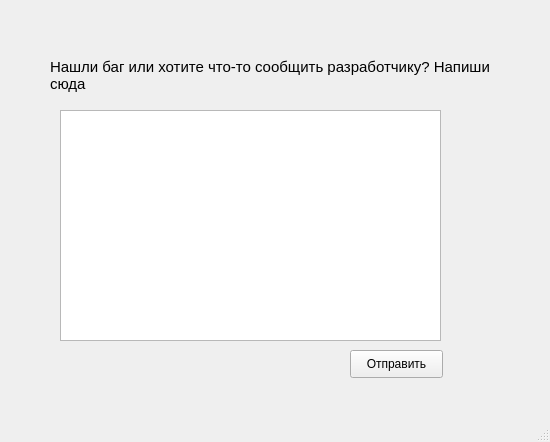
<?xml version="1.0" encoding="UTF-8"?>
<ui version="4.0">
 <class>bug</class>
 <widget class="QMainWindow" name="bug">
  <property name="geometry">
   <rect>
    <x>0</x>
    <y>0</y>
    <width>550</width>
    <height>442</height>
   </rect>
  </property>
  <property name="windowTitle">
   <string>Сообщить о баге</string>
  </property>
  <property name="windowIcon">
   <iconset resource="res.qrc">
    <normaloff>:/new/images/bug.png</normaloff>:/new/images/bug.png</iconset>
  </property>
  <widget class="QWidget" name="centralwidget">
   <widget class="QLabel" name="label_2">
    <property name="geometry">
     <rect>
      <x>50</x>
      <y>40</y>
      <width>471</width>
      <height>71</height>
     </rect>
    </property>
    <property name="font">
     <font>
      <pointsize>11</pointsize>
     </font>
    </property>
    <property name="acceptDrops">
     <bool>false</bool>
    </property>
    <property name="text">
     <string>Нашли баг или хотите что-то сообщить разработчику? Напиши сюда</string>
    </property>
    <property name="scaledContents">
     <bool>false</bool>
    </property>
    <property name="wordWrap">
     <bool>true</bool>
    </property>
   </widget>
   <widget class="QTextEdit" name="textEdit">
    <property name="geometry">
     <rect>
      <x>60</x>
      <y>110</y>
      <width>381</width>
      <height>231</height>
     </rect>
    </property>
    <property name="overwriteMode">
     <bool>false</bool>
    </property>
   </widget>
   <widget class="QPushButton" name="pushButton">
    <property name="geometry">
     <rect>
      <x>350</x>
      <y>350</y>
      <width>93</width>
      <height>28</height>
     </rect>
    </property>
    <property name="text">
     <string>Отправить</string>
    </property>
   </widget>
  </widget>
  <widget class="QMenuBar" name="menubar">
   <property name="geometry">
    <rect>
     <x>0</x>
     <y>0</y>
     <width>550</width>
     <height>26</height>
    </rect>
   </property>
  </widget>
  <widget class="QStatusBar" name="statusbar"/>
 </widget>
 <resources>
  <include location="res.qrc"/>
 </resources>
 <connections/>
</ui>
